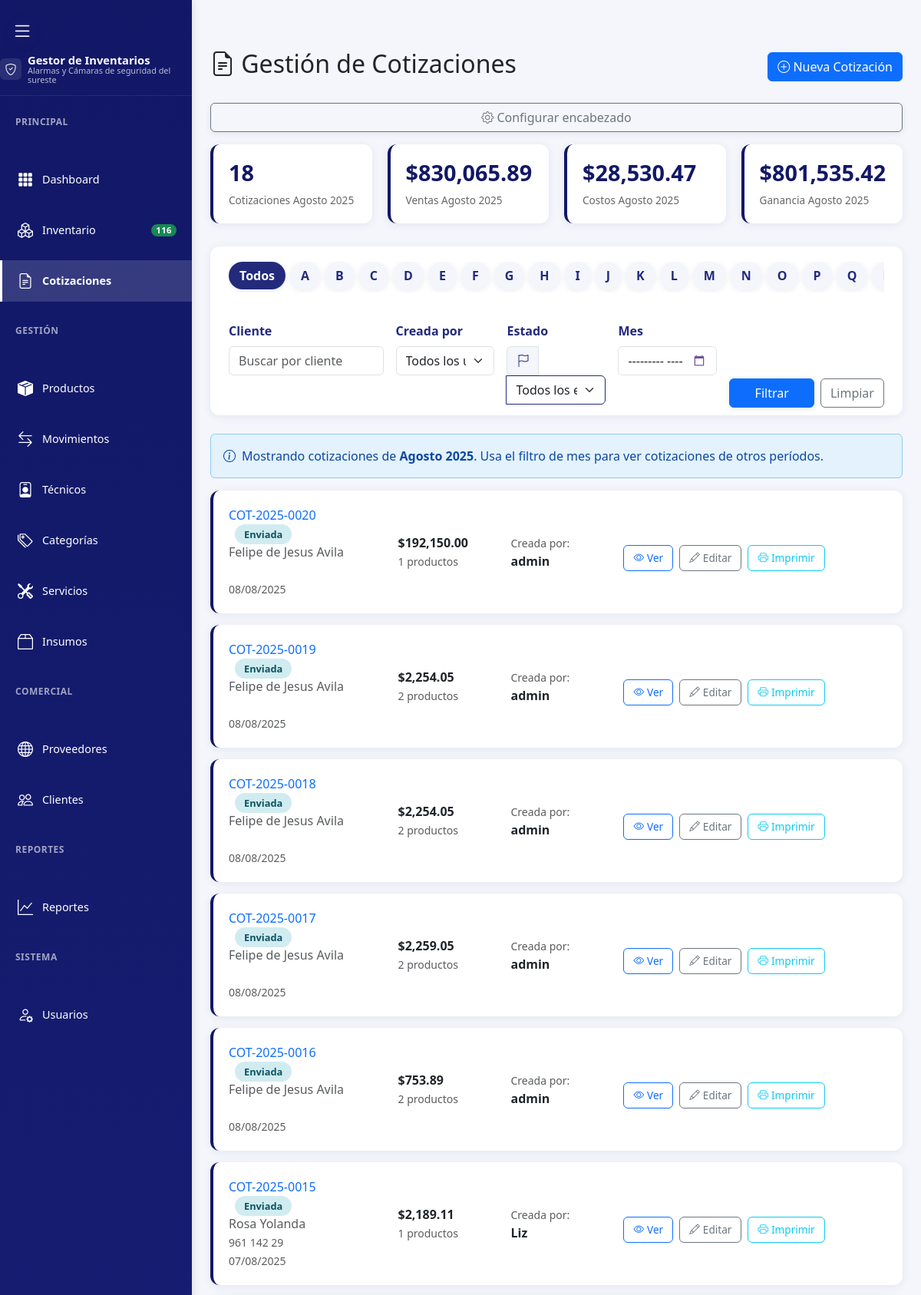
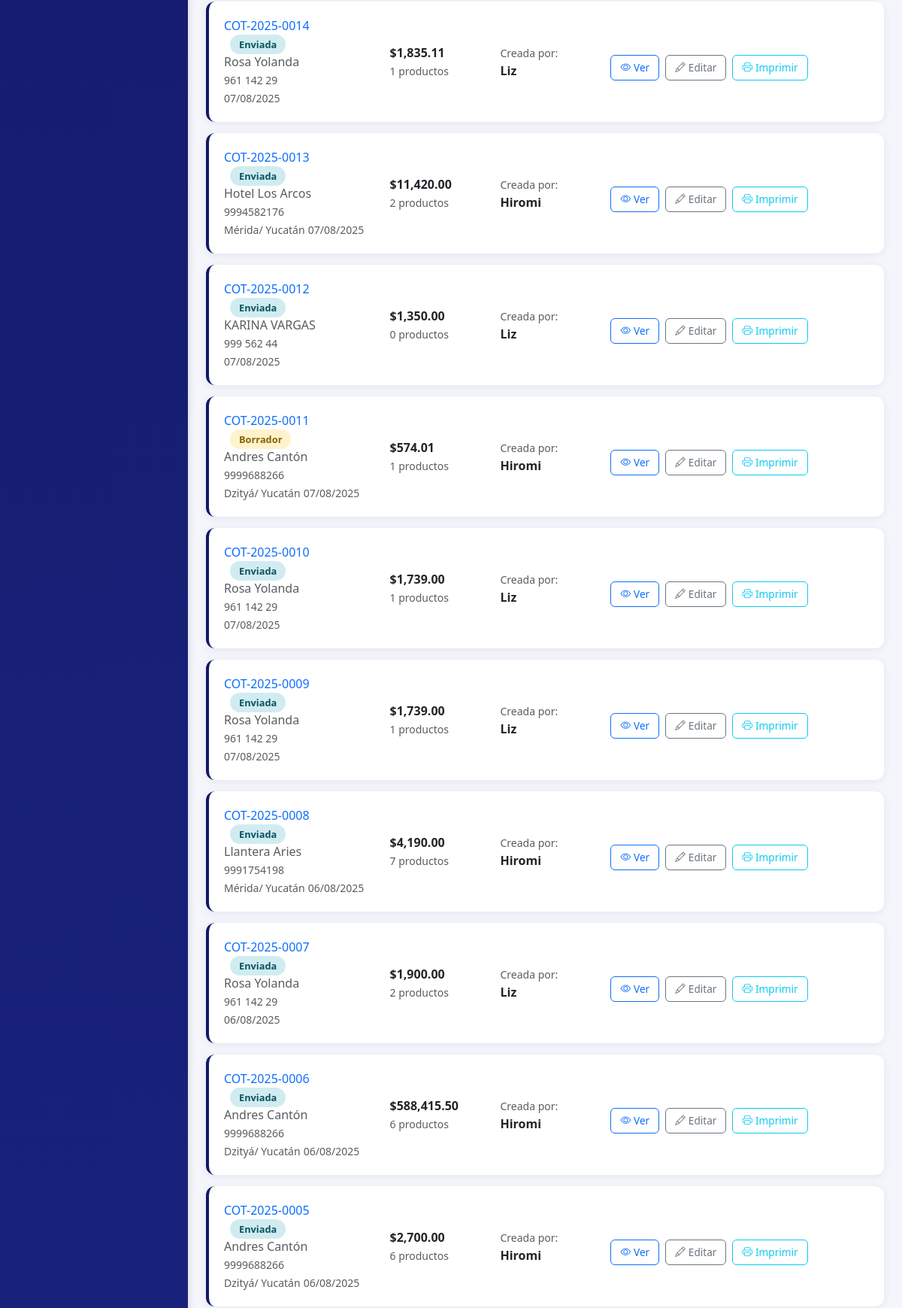
/cotizaciones/index.php (signed in, upper part), run on the app's committed database (2 pictures, top to bottom).
### tables this page shows
CREATE TABLE `cotizaciones` (
  `cotizacion_id` int(11) NOT NULL,
  `numero_cotizacion` varchar(20) NOT NULL,
  `cliente_id` int(11) NOT NULL,
  `fecha_cotizacion` date DEFAULT NULL,
  `validez_dias` int(11) DEFAULT NULL,
  `subtotal` decimal(10,2) DEFAULT NULL,
  `descuento_porcentaje` decimal(5,2) DEFAULT NULL,
  `descuento_monto` decimal(10,2) DEFAULT NULL,
  `total` decimal(10,2) DEFAULT NULL,
  `condiciones_pago` text DEFAULT NULL,
  `observaciones` text DEFAULT NULL,
  `estado_id` int(11) NOT NULL,
  `user_id` int(11) DEFAULT NULL,
  `created_at` timestamp NOT NULL DEFAULT current_timestamp(),
  `updated_at` timestamp NOT NULL DEFAULT current_timestamp() ON UPDATE current_timestamp()
);

CREATE TABLE `est_cotizacion` (
  `est_cot_id` int(11) NOT NULL,
  `nombre_estado` varchar(50) NOT NULL
);

CREATE TABLE `clientes` (
  `cliente_id` int(11) NOT NULL,
  `nombre` varchar(100) NOT NULL,
  `telefono` varchar(20) DEFAULT NULL,
  `ubicacion` varchar(100) DEFAULT NULL,
  `email` varchar(100) DEFAULT NULL
);

CREATE TABLE `users` (
  `user_id` int(11) NOT NULL,
  `username` varchar(50) NOT NULL,
  `email` varchar(100) NOT NULL,
  `password` varchar(255) NOT NULL,
  `first_name` varchar(50) DEFAULT NULL,
  `last_name` varchar(50) DEFAULT NULL,
  `phone` varchar(20) DEFAULT NULL,
  `role_id` int(11) NOT NULL,
  `custom_permissions` longtext DEFAULT NULL CHECK (json_valid(`custom_permissions`)),
  `is_active` tinyint(1) DEFAULT 1,
  `last_login` timestamp NULL DEFAULT NULL,
  `created_at` timestamp NOT NULL DEFAULT current_timestamp(),
  `updated_at` timestamp NOT NULL DEFAULT current_timestamp() ON UPDATE current_timestamp()
);

### cotizaciones/partials/lista.php (the view, shortened to what this page needs)
<?php if (isset($cotizaciones) && $cotizaciones->num_rows > 0): ?>
    <?php while ($cot = $cotizaciones->fetch_assoc()): ?>
        <div class="cotizacion-card">
            <div class="row align-items-center">
                <div class="col-md-3">
                    <a href="ver.php?id=<?= $cot['cotizacion_id'] ?>" class="text-decoration-none">
                        <?= htmlspecialchars($cot['numero_cotizacion']) ?>
                    </a>
                    <span class="estado-badge estado-<?= strtolower($cot['estado']) ?> ms-2">
                        <?= htmlspecialchars($cot['estado']) ?>
                    </span>
                    <p class="text-muted mb-0"><?= htmlspecialchars($cot['cliente_nombre_real'] ?? $cot['cliente_nombre']) ?></p>
                    <small class="text-muted"><?= htmlspecialchars($cot['cliente_telefono_real'] ?? $cot['cliente_telefono']) ?></small><br>
                    <small class="text-muted"><?= htmlspecialchars($cot['cliente_direccion_real'] ?? $cot['cliente_ubicacion']) ?></small>
                    <small class="text-muted"><?= date('d/m/Y', strtotime($cot['fecha_cotizacion'])) ?></small>
                </div>
                <div class="col-md-2">
                    <strong>$<?= number_format($cot['total'], 2) ?></strong>
                    <br><small class="text-muted"><?= $cot['total_productos'] ?> productos</small>
                </div>
                <div class="col-md-2">
                    <small class="text-muted">Creada por:</small><br>
                    <strong><?= htmlspecialchars($cot['usuario_nombre'] ?? 'Sistema') ?></strong>
                </div>
                <div class="col-md-3">
                    <div class="acciones-cotizacion">
                        <a href="ver.php?id=<?= $cot['cotizacion_id'] ?>" class="btn-accion btn btn-outline-primary">
                            <i class="bi bi-eye"></i> Ver
                        </a>
                        <a href="editar.php?id=<?= $cot['cotizacion_id'] ?>" class="btn-accion btn btn-outline-secondary">
                            <i class="bi bi-pencil"></i> Editar
                        </a>
                        <a href="ver.php?id=<?= $cot['cotizacion_id'] ?>&imprimir=1" class="btn-accion btn btn-outline-info" target="_blank">
                            <i class="bi bi-printer"></i> Imprimir
                        </a>
                    </div>
                </div>
            </div>
        </div>
    <?php endwhile; ?>
<?php endif; ?>

### assets/css/style.css (style rules this page uses)
* { margin: 0; padding: 0; box-sizing: border-box; }
body { font-family: 'Montserrat', 'Segoe UI', Tahoma, Geneva, Verdana, sans-serif; background-color: #f4f6fb; color: #232a7c; line-height: 1.6; display: flex; min-height: 100vh; }

### cotizaciones/index.php (style rules this page uses)
body { background: #f4f6fb; }
.cotizacion-card { background: #fff; border-radius: 12px; padding: 20px; margin-bottom: 15px; box-shadow: 0 2px 12px rgba(18,24,102,0.07); border-left: 4px solid #121866; transition: transform 0.2s ease; }
.estado-badge { padding: 4px 12px; border-radius: 20px; font-size: 0.8rem; font-weight: 600; }
.estado-borrador { background: #fff3cd; color: #856404; }
.estado-enviada { background: #d1ecf1; color: #0c5460; }
.acciones-cotizacion { display: flex; gap: 8px; margin-top: 15px; }
.btn-accion { padding: 6px 12px; border-radius: 6px; font-size: 0.85rem; text-decoration: none; display: inline-flex; align-items: center; gap: 4px; }

### data on the page
cotizaciones: numero_cotizacion "COT-2025-0020", est_cotizacion.nombre_estado "Enviada", cliente.nombre "Felipe de Jesus Avila", fecha_cotizacion "08/08/2025", total "192,150.00", total_productos "1", user.username "admin"
cotizaciones: numero_cotizacion "COT-2025-0019", est_cotizacion.nombre_estado "Enviada", cliente.nombre "Felipe de Jesus Avila", fecha_cotizacion "08/08/2025", total "2,254.05", total_productos "2", user.username "admin"
cotizaciones: numero_cotizacion "COT-2025-0018", est_cotizacion.nombre_estado "Enviada", cliente.nombre "Felipe de Jesus Avila", fecha_cotizacion "08/08/2025", total "2,254.05", total_productos "2", user.username "admin"
cotizaciones: numero_cotizacion "COT-2025-0017", est_cotizacion.nombre_estado "Enviada", cliente.nombre "Felipe de Jesus Avila", fecha_cotizacion "08/08/2025", total "2,259.05", total_productos "2", user.username "admin"
cotizaciones: numero_cotizacion "COT-2025-0016", est_cotizacion.nombre_estado "Enviada", cliente.nombre "Felipe de Jesus Avila", fecha_cotizacion "08/08/2025", total "753.89", total_productos "2", user.username "admin"
cotizaciones: numero_cotizacion "COT-2025-0015", est_cotizacion.nombre_estado "Enviada", cliente.nombre "Rosa Yolanda", cliente.telefono "961 142 29", fecha_cotizacion "07/08/2025", total "2,189.11", total_productos "1", user.username "Liz"
cotizaciones: numero_cotizacion "COT-2025-0014", est_cotizacion.nombre_estado "Enviada", cliente.nombre "Rosa Yolanda", cliente.telefono "961 142 29", fecha_cotizacion "07/08/2025", total "1,835.11", total_productos "1", user.username "Liz"
cotizaciones: numero_cotizacion "COT-2025-0013", est_cotizacion.nombre_estado "Enviada", cliente.nombre "Hotel Los Arcos", cliente.telefono "9994582176", cliente.ubicacion "Mérida/ Yucatán", fecha_cotizacion "07/08/2025", total "11,420.00", total_productos "2", user.username "Hiromi"
cotizaciones: numero_cotizacion "COT-2025-0012", est_cotizacion.nombre_estado "Enviada", cliente.nombre "KARINA VARGAS", cliente.telefono "999 562 44", fecha_cotizacion "07/08/2025", total "1,350.00", total_productos "0", user.username "Liz"
cotizaciones: numero_cotizacion "COT-2025-0011", est_cotizacion.nombre_estado "Borrador", cliente.nombre "Andres Cantón", cliente.telefono "9999688266", cliente.ubicacion "Dzityá/ Yucatán", fecha_cotizacion "07/08/2025", total "574.01", total_productos "1", user.username "Hiromi"
cotizaciones: numero_cotizacion "COT-2025-0010", est_cotizacion.nombre_estado "Enviada", cliente.nombre "Rosa Yolanda", cliente.telefono "961 142 29", fecha_cotizacion "07/08/2025", total "1,739.00", total_productos "1", user.username "Liz"
cotizaciones: numero_cotizacion "COT-2025-0009", est_cotizacion.nombre_estado "Enviada", cliente.nombre "Rosa Yolanda", cliente.telefono "961 142 29", fecha_cotizacion "07/08/2025", total "1,739.00", total_productos "1", user.username "Liz"
cotizaciones: numero_cotizacion "COT-2025-0008", est_cotizacion.nombre_estado "Enviada", cliente.nombre "Llantera Aries", cliente.telefono "9991754198", cliente.ubicacion "Mérida/ Yucatán", fecha_cotizacion "06/08/2025", total "4,190.00", total_productos "7", user.username "Hiromi"
cotizaciones: numero_cotizacion "COT-2025-0007", est_cotizacion.nombre_estado "Enviada", cliente.nombre "Rosa Yolanda", cliente.telefono "961 142 29", fecha_cotizacion "06/08/2025", total "1,900.00", total_productos "2", user.username "Liz"
cotizaciones: numero_cotizacion "COT-2025-0006", est_cotizacion.nombre_estado "Enviada", cliente.nombre "Andres Cantón", cliente.telefono "9999688266", cliente.ubicacion "Dzityá/ Yucatán", fecha_cotizacion "06/08/2025", total "588,415.50", total_productos "6", user.username "Hiromi"
cotizaciones: numero_cotizacion "COT-2025-0005", est_cotizacion.nombre_estado "Enviada", cliente.nombre "Andres Cantón", cliente.telefono "9999688266", cliente.ubicacion "Dzityá/ Yucatán", fecha_cotizacion "06/08/2025", total "2,700.00", total_productos "6", user.username "Hiromi"

### other printed values
$total_products "116"
$stats['total_cotizaciones'] "18"
$mes_mostrado "Agosto 2025"
$stats['total_valor'] "830,065.89"
$costo_total_mes "28,530.47"
$ganancia_mes "801,535.42"
$letra "A"
$letra "B"
$letra "C"
$letra "D"
$letra "E"
$letra "F"
$letra "G"
$letra "H"
$letra "I"
